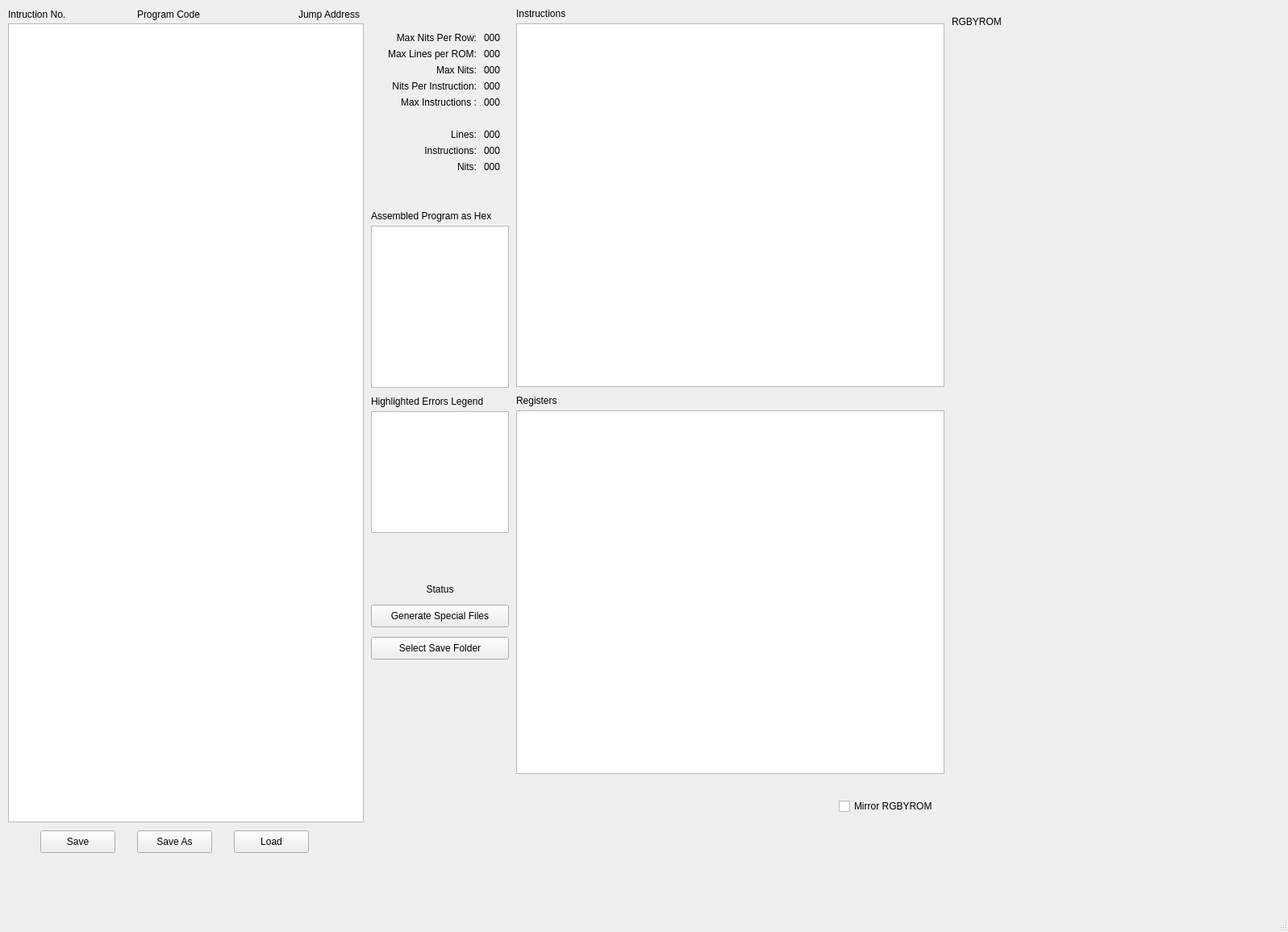
<?xml version="1.0" encoding="UTF-8"?>
<ui version="4.0">
 <class>MainWindow</class>
 <widget class="QMainWindow" name="MainWindow">
  <property name="geometry">
   <rect>
    <x>0</x>
    <y>0</y>
    <width>1597</width>
    <height>1156</height>
   </rect>
  </property>
  <property name="windowTitle">
   <string>RGBY-ROM Assembler</string>
  </property>
  <property name="windowIcon">
   <iconset>
    <normaloff>../build-RGB-Assembler-Desktop_Qt_5_12_1_MinGW_64_bit-Release/release/appicon.png</normaloff>../build-RGB-Assembler-Desktop_Qt_5_12_1_MinGW_64_bit-Release/release/appicon.png</iconset>
  </property>
  <property name="iconSize">
   <size>
    <width>32</width>
    <height>32</height>
   </size>
  </property>
  <widget class="QWidget" name="centralWidget">
   <widget class="QTableView" name="tableView_instructions">
    <property name="geometry">
     <rect>
      <x>640</x>
      <y>29</y>
      <width>531</width>
      <height>451</height>
     </rect>
    </property>
   </widget>
   <widget class="QTableView" name="tableView_registers">
    <property name="geometry">
     <rect>
      <x>640</x>
      <y>509</y>
      <width>531</width>
      <height>451</height>
     </rect>
    </property>
   </widget>
   <widget class="QLabel" name="label_2">
    <property name="geometry">
     <rect>
      <x>640</x>
      <y>9</y>
      <width>111</width>
      <height>16</height>
     </rect>
    </property>
    <property name="text">
     <string>Instructions</string>
    </property>
   </widget>
   <widget class="QLabel" name="label_3">
    <property name="geometry">
     <rect>
      <x>640</x>
      <y>489</y>
      <width>111</width>
      <height>16</height>
     </rect>
    </property>
    <property name="text">
     <string>Registers</string>
    </property>
   </widget>
   <widget class="QPushButton" name="pushButton_save">
    <property name="geometry">
     <rect>
      <x>50</x>
      <y>1030</y>
      <width>93</width>
      <height>28</height>
     </rect>
    </property>
    <property name="text">
     <string>Save</string>
    </property>
   </widget>
   <widget class="QPushButton" name="pushButton_load">
    <property name="geometry">
     <rect>
      <x>290</x>
      <y>1030</y>
      <width>93</width>
      <height>28</height>
     </rect>
    </property>
    <property name="text">
     <string>Load</string>
    </property>
   </widget>
   <widget class="CodeEditor" name="plainTextEdit_program">
    <property name="geometry">
     <rect>
      <x>10</x>
      <y>29</y>
      <width>441</width>
      <height>991</height>
     </rect>
    </property>
    <property name="lineWrapMode">
     <enum>QPlainTextEdit::NoWrap</enum>
    </property>
   </widget>
   <widget class="QPushButton" name="pushButton_save_as">
    <property name="geometry">
     <rect>
      <x>170</x>
      <y>1030</y>
      <width>93</width>
      <height>28</height>
     </rect>
    </property>
    <property name="text">
     <string>Save As</string>
    </property>
   </widget>
   <widget class="QPlainTextEdit" name="plainTextEdit_assembled">
    <property name="geometry">
     <rect>
      <x>460</x>
      <y>280</y>
      <width>171</width>
      <height>201</height>
     </rect>
    </property>
   </widget>
   <widget class="QLabel" name="label_4">
    <property name="geometry">
     <rect>
      <x>460</x>
      <y>260</y>
      <width>191</width>
      <height>16</height>
     </rect>
    </property>
    <property name="text">
     <string>Assembled Program as Hex</string>
    </property>
   </widget>
   <widget class="RenderArea" name="widget" native="true">
    <property name="enabled">
     <bool>true</bool>
    </property>
    <property name="geometry">
     <rect>
      <x>1180</x>
      <y>39</y>
      <width>401</width>
      <height>1061</height>
     </rect>
    </property>
    <property name="sizePolicy">
     <sizepolicy hsizetype="Ignored" vsizetype="Ignored">
      <horstretch>0</horstretch>
      <verstretch>0</verstretch>
     </sizepolicy>
    </property>
   </widget>
   <widget class="QLabel" name="label_434">
    <property name="geometry">
     <rect>
      <x>470</x>
      <y>39</y>
      <width>121</width>
      <height>16</height>
     </rect>
    </property>
    <property name="text">
     <string>Max Nits Per Row:</string>
    </property>
    <property name="alignment">
     <set>Qt::AlignRight|Qt::AlignTrailing|Qt::AlignVCenter</set>
    </property>
   </widget>
   <widget class="QLabel" name="label_6">
    <property name="geometry">
     <rect>
      <x>460</x>
      <y>59</y>
      <width>131</width>
      <height>16</height>
     </rect>
    </property>
    <property name="text">
     <string>Max Lines per ROM:</string>
    </property>
    <property name="alignment">
     <set>Qt::AlignRight|Qt::AlignTrailing|Qt::AlignVCenter</set>
    </property>
   </widget>
   <widget class="QLabel" name="label_maxPerRows">
    <property name="geometry">
     <rect>
      <x>600</x>
      <y>39</y>
      <width>51</width>
      <height>16</height>
     </rect>
    </property>
    <property name="text">
     <string>000</string>
    </property>
   </widget>
   <widget class="QLabel" name="label_maxPerRom">
    <property name="geometry">
     <rect>
      <x>600</x>
      <y>59</y>
      <width>51</width>
      <height>16</height>
     </rect>
    </property>
    <property name="text">
     <string>000</string>
    </property>
   </widget>
   <widget class="QLabel" name="label_11">
    <property name="geometry">
     <rect>
      <x>460</x>
      <y>159</y>
      <width>131</width>
      <height>16</height>
     </rect>
    </property>
    <property name="text">
     <string>Lines:</string>
    </property>
    <property name="alignment">
     <set>Qt::AlignRight|Qt::AlignTrailing|Qt::AlignVCenter</set>
    </property>
   </widget>
   <widget class="QLabel" name="label_totalLines">
    <property name="geometry">
     <rect>
      <x>600</x>
      <y>159</y>
      <width>51</width>
      <height>16</height>
     </rect>
    </property>
    <property name="text">
     <string>000</string>
    </property>
   </widget>
   <widget class="QLabel" name="label_13">
    <property name="geometry">
     <rect>
      <x>460</x>
      <y>179</y>
      <width>131</width>
      <height>16</height>
     </rect>
    </property>
    <property name="text">
     <string>Instructions:</string>
    </property>
    <property name="alignment">
     <set>Qt::AlignRight|Qt::AlignTrailing|Qt::AlignVCenter</set>
    </property>
   </widget>
   <widget class="QLabel" name="label_totalIntructions">
    <property name="geometry">
     <rect>
      <x>600</x>
      <y>179</y>
      <width>51</width>
      <height>16</height>
     </rect>
    </property>
    <property name="text">
     <string>000</string>
    </property>
   </widget>
   <widget class="QLabel" name="label_43">
    <property name="geometry">
     <rect>
      <x>460</x>
      <y>119</y>
      <width>131</width>
      <height>16</height>
     </rect>
    </property>
    <property name="text">
     <string>Max Instructions :</string>
    </property>
    <property name="alignment">
     <set>Qt::AlignRight|Qt::AlignTrailing|Qt::AlignVCenter</set>
    </property>
   </widget>
   <widget class="QLabel" name="label_maxIntructions">
    <property name="geometry">
     <rect>
      <x>600</x>
      <y>119</y>
      <width>51</width>
      <height>16</height>
     </rect>
    </property>
    <property name="text">
     <string>000</string>
    </property>
   </widget>
   <widget class="QLabel" name="label_54">
    <property name="geometry">
     <rect>
      <x>460</x>
      <y>79</y>
      <width>131</width>
      <height>16</height>
     </rect>
    </property>
    <property name="text">
     <string>Max Nits:</string>
    </property>
    <property name="alignment">
     <set>Qt::AlignRight|Qt::AlignTrailing|Qt::AlignVCenter</set>
    </property>
   </widget>
   <widget class="QLabel" name="label_maxNibs">
    <property name="geometry">
     <rect>
      <x>600</x>
      <y>79</y>
      <width>51</width>
      <height>16</height>
     </rect>
    </property>
    <property name="text">
     <string>000</string>
    </property>
   </widget>
   <widget class="QLabel" name="label_19">
    <property name="geometry">
     <rect>
      <x>460</x>
      <y>199</y>
      <width>131</width>
      <height>16</height>
     </rect>
    </property>
    <property name="text">
     <string>Nits:</string>
    </property>
    <property name="alignment">
     <set>Qt::AlignRight|Qt::AlignTrailing|Qt::AlignVCenter</set>
    </property>
   </widget>
   <widget class="QLabel" name="label_totalNibs">
    <property name="geometry">
     <rect>
      <x>600</x>
      <y>199</y>
      <width>51</width>
      <height>16</height>
     </rect>
    </property>
    <property name="text">
     <string>000</string>
    </property>
   </widget>
   <widget class="QLabel" name="label_perInstruction">
    <property name="geometry">
     <rect>
      <x>600</x>
      <y>99</y>
      <width>51</width>
      <height>16</height>
     </rect>
    </property>
    <property name="text">
     <string>000</string>
    </property>
   </widget>
   <widget class="QLabel" name="label_20">
    <property name="geometry">
     <rect>
      <x>460</x>
      <y>99</y>
      <width>131</width>
      <height>16</height>
     </rect>
    </property>
    <property name="text">
     <string>Nits Per Instruction:</string>
    </property>
    <property name="alignment">
     <set>Qt::AlignRight|Qt::AlignTrailing|Qt::AlignVCenter</set>
    </property>
   </widget>
   <widget class="QLabel" name="label_5">
    <property name="geometry">
     <rect>
      <x>1180</x>
      <y>19</y>
      <width>111</width>
      <height>16</height>
     </rect>
    </property>
    <property name="text">
     <string>RGBYROM</string>
    </property>
   </widget>
   <widget class="QTableView" name="tableView_errorColors">
    <property name="geometry">
     <rect>
      <x>460</x>
      <y>510</y>
      <width>171</width>
      <height>151</height>
     </rect>
    </property>
   </widget>
   <widget class="QLabel" name="label_7">
    <property name="geometry">
     <rect>
      <x>460</x>
      <y>490</y>
      <width>161</width>
      <height>16</height>
     </rect>
    </property>
    <property name="text">
     <string>Highlighted Errors Legend</string>
    </property>
   </widget>
   <widget class="QPushButton" name="pushButton_generateSpecialFiles">
    <property name="geometry">
     <rect>
      <x>460</x>
      <y>750</y>
      <width>171</width>
      <height>28</height>
     </rect>
    </property>
    <property name="text">
     <string>Generate Special Files</string>
    </property>
   </widget>
   <widget class="QLabel" name="label_codeStatus">
    <property name="geometry">
     <rect>
      <x>460</x>
      <y>721</y>
      <width>171</width>
      <height>20</height>
     </rect>
    </property>
    <property name="text">
     <string>Status</string>
    </property>
    <property name="alignment">
     <set>Qt::AlignCenter</set>
    </property>
   </widget>
   <widget class="QLabel" name="label_8">
    <property name="geometry">
     <rect>
      <x>10</x>
      <y>10</y>
      <width>81</width>
      <height>16</height>
     </rect>
    </property>
    <property name="text">
     <string>Intruction No.</string>
    </property>
   </widget>
   <widget class="QLabel" name="label_9">
    <property name="geometry">
     <rect>
      <x>370</x>
      <y>10</y>
      <width>81</width>
      <height>16</height>
     </rect>
    </property>
    <property name="text">
     <string>Jump Address</string>
    </property>
   </widget>
   <widget class="QLabel" name="label_10">
    <property name="geometry">
     <rect>
      <x>170</x>
      <y>10</y>
      <width>111</width>
      <height>16</height>
     </rect>
    </property>
    <property name="text">
     <string>Program Code</string>
    </property>
   </widget>
   <widget class="QPushButton" name="pushButton_selectSaveFolder">
    <property name="geometry">
     <rect>
      <x>460</x>
      <y>790</y>
      <width>171</width>
      <height>28</height>
     </rect>
    </property>
    <property name="text">
     <string>Select Save Folder</string>
    </property>
   </widget>
   <widget class="QCheckBox" name="checkBox">
    <property name="geometry">
     <rect>
      <x>1040</x>
      <y>990</y>
      <width>131</width>
      <height>20</height>
     </rect>
    </property>
    <property name="text">
     <string>Mirror RGBYROM</string>
    </property>
   </widget>
  </widget>
  <widget class="QStatusBar" name="statusBar"/>
  <widget class="QMenuBar" name="menuBar">
   <property name="geometry">
    <rect>
     <x>0</x>
     <y>0</y>
     <width>1597</width>
     <height>26</height>
    </rect>
   </property>
  </widget>
 </widget>
 <layoutdefault spacing="6" margin="11"/>
 <customwidgets>
  <customwidget>
   <class>CodeEditor</class>
   <extends>QPlainTextEdit</extends>
   <header>codeeditor.h</header>
  </customwidget>
  <customwidget>
   <class>RenderArea</class>
   <extends>QWidget</extends>
   <header>renderarea.h</header>
   <container>1</container>
  </customwidget>
 </customwidgets>
 <resources/>
 <connections/>
</ui>
